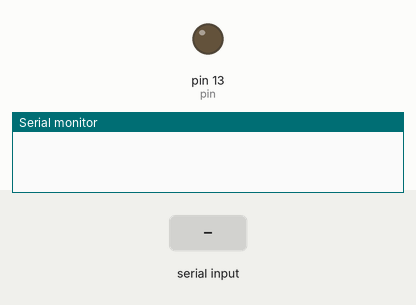
A sketch run on a simulated Arduino Uno, built with avr-gcc and run on an emulated ATmega328P. Parts: output pins drawn as LEDs (lit = HIGH), the last lines printed to the serial monitor. Inputs (shaded band) come from the test bench.

Above: at 2.2 s.
2.3 s: "encender\n" received over Serial
At 3.9 s:
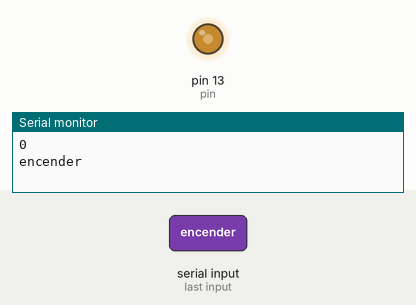
4.8 s: "ENCENDER\n" received over Serial
At 5.6 s:
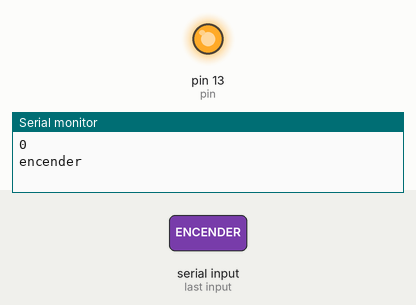
7.3 s: "apagar\n" received over Serial
At 9.7 s:
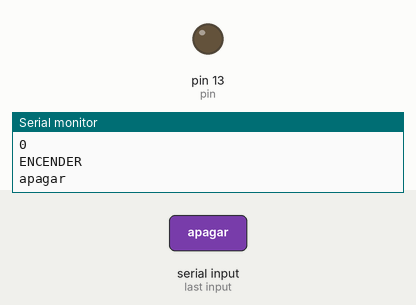
Timing chart, 0 to 11.2 s (numbered marks = the images above; inputs shaded):
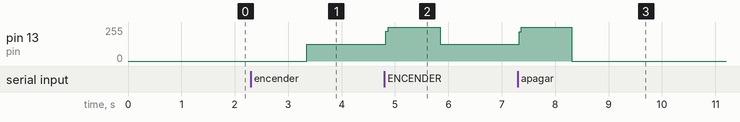

The sketch:

Practica_5.ino
```cpp
const int pin = LED_BUILTIN;
int state = LOW;
unsigned long previousMillis = 0;
long interval = 0;
String strResponse = "";
String strNum = "";
String input = "";
String action = "";

void GetIntervalAndAction(){
  int tam = input.length();

  for (int i = 0; i < tam; i++){
    String let = input.substring(i,i+1);

    if (isDigit(let.charAt(0))){
      strNum += let;
      } else{
          if (let != "" && let != " " && let != "\n" && let != "\r"){
            strResponse += let;
          }
        }
    }

    interval = strNum.toInt();
    action = strResponse;
    input = "";
    strNum = "";
    strResponse = "";

    if (action == "encender" || action == "ENCENDER"){
      Serial.println(interval);
    }

    Serial.println(action);
  }

void setup() {
  // put your setup code here, to run once:
  Serial.begin(9600);
  pinMode(pin, OUTPUT);
  input = Serial.readString();

  if (input != ""){
    GetIntervalAndAction();
  }
}

void loop() {
  if (Serial.available() > 0){
    input = Serial.readString();

    if (input != ""){
      GetIntervalAndAction();
    }
  }

  unsigned long currentMillis = millis();

  if (currentMillis - previousMillis >= interval){
    previousMillis = currentMillis;

    if (action == "encender" || action == "ENCENDER"){
      if (state == LOW){
        state = HIGH;
      } else {
          state = LOW;
        }
    } else if (action == "apagar"){
        state = LOW;
      }

    digitalWrite(pin, state);
  }
}
```

Measured:
- after the input at 2.3 s, pin 13 (pin): 0/255 → 127/255 after 1.1 s
- after the input at 4.8 s, pin 13 (pin): 127/255 → 255/255 at once, → 127/255 1.0 s later
- after the input at 7.3 s, pin 13 (pin): 127/255 → 255/255 at once, → 0/255 0.98 s later
